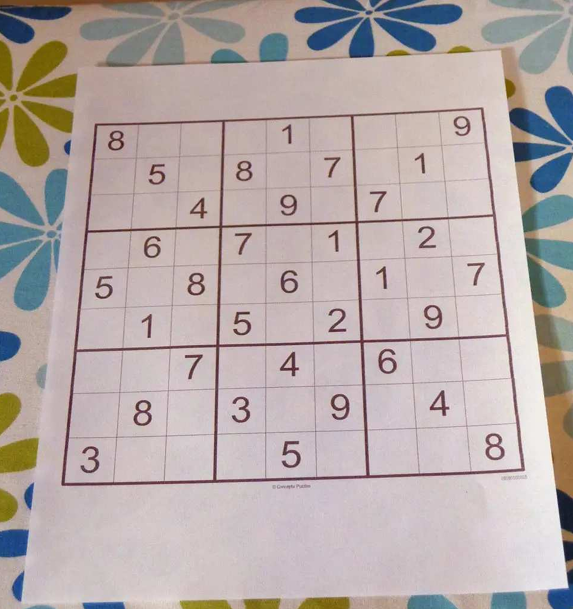
#> input picture parciales/sudoku.png, 573 x 609 px, found by its file name
$ python parcial2023_ejd.py --input sudoku.png
#> lines starting #> are read from the running program, lines starting #| are printed output that depends on the picture; after the words box and inside, x2 and y2 are one past the last pixel; in counts of white or black regions, pixels touching at a corner belong together
from __future__ import print_function
import cv2 as cv
import argparse

max_lowThreshold = 200
window_name = 'Edge Map'
title_trackbar = 'Min Threshold:'
ratio = 3
kernel_size = 23

def CannyThreshold(val):
    low_threshold = val
    img_blur = cv.blur(src_gray, (3,3))
    detected_edges = cv.Canny(img_blur, low_threshold, low_threshold*ratio, kernel_size)
    mask = detected_edges != 0
    dst = src * (mask[:,:,None].astype(src.dtype))
    cv.imshow(window_name, dst)

parser = argparse.ArgumentParser(description='Code for Canny Edge Detector tutorial.')
parser.add_argument('--input', help='Path to input image.', default='fruits.jpg')
args = parser.parse_args()

src = cv.imread('parciales\sudoku.png')
#> src is the input picture: shape (609, 573, 3); mean B, G, R 168.6, 170.2, 181.8
if src is None:
    print('Could not open or find the image: ', args.input)
    exit(0)

src_gray = cv.cvtColor(src, cv.COLOR_BGR2GRAY)
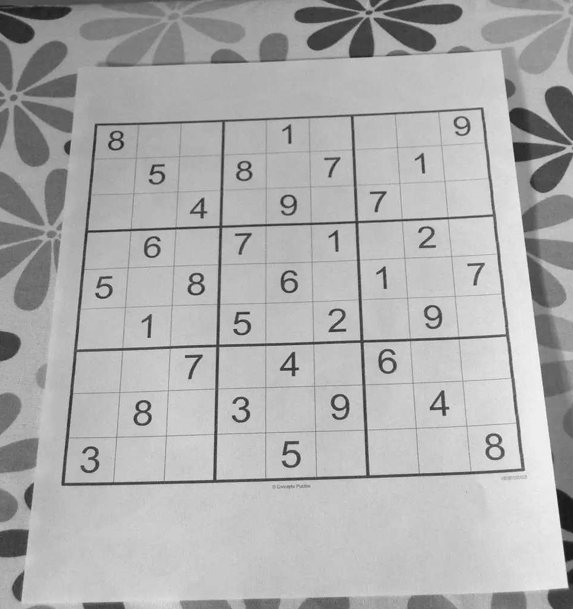
#> src_gray: shape (609, 573); min 23, max 250, mean 173.5
_, src_gray = cv.threshold(src_gray, 150, 255, cv.THRESH_BINARY)
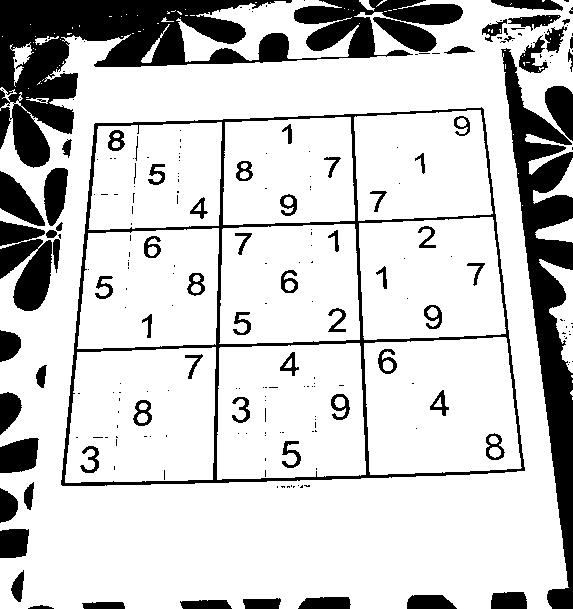
#> src_gray: shape (609, 573); 79.9% white; 233 black regions (161 under 20 px), largest, box (x1, y1, x2, y2) and area: (0, 0, 463, 168) 23494, (501, 48, 573, 609) 13897, (61, 107, 525, 486) 9395

cv.namedWindow(window_name)
cv.createTrackbar(title_trackbar, window_name , 0, max_lowThreshold, CannyThreshold)
#> slider 'Min Threshold:' is set to 40

CannyThreshold(0)
#> in CannyThreshold, `img_blur = cv.blur(src_gray, (3,3))`:
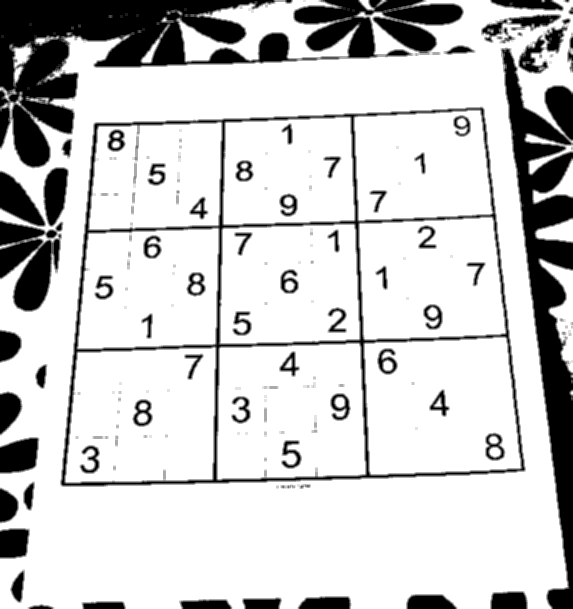
#> img_blur: shape (609, 573); min 0, max 255, mean 203.8
#> in CannyThreshold, `detected_edges = cv.Canny(img_blur, low_threshold, low_threshold*ratio..`:
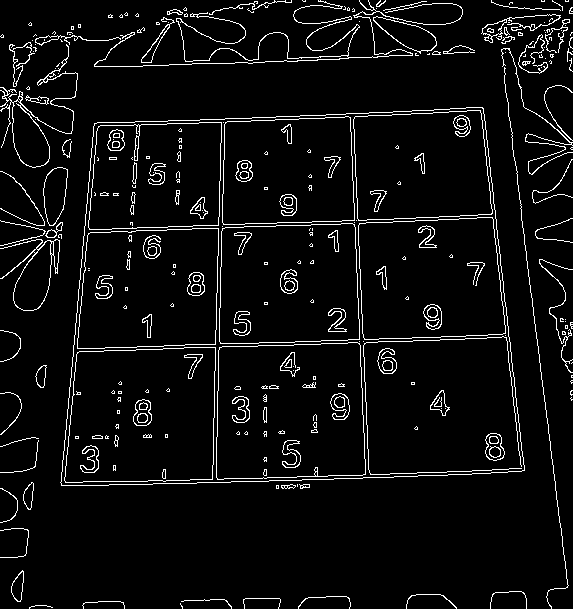
#> detected_edges: shape (609, 573); 5.4% white in thin lines or dots
#> in CannyThreshold, `mask = detected_edges != 0`: mask: shape (609, 573) bool; 5.4% white in thin lines or dots
#> in CannyThreshold, `dst = src * (mask[:,:,None].astype(src.dtype))`:
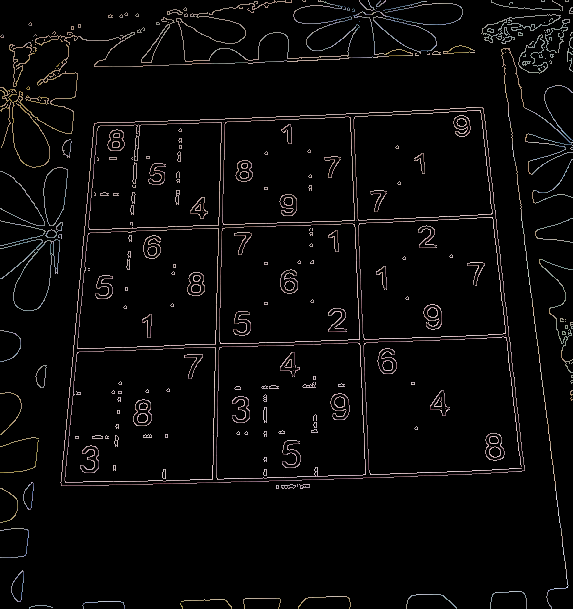
#> dst: shape (609, 573, 3); mean B, G, R 7.8, 7.9, 8.8
cv.waitKey()
#> in CannyThreshold (call 2), `detected_edges = cv.Canny(img_blur, low_threshold, low_threshold*ratio..`: detected_edges: shape (609, 573); 5.4% white in thin lines or dots
#> in CannyThreshold (call 2), `mask = detected_edges != 0`: mask: shape (609, 573) bool; 5.4% white in thin lines or dots
